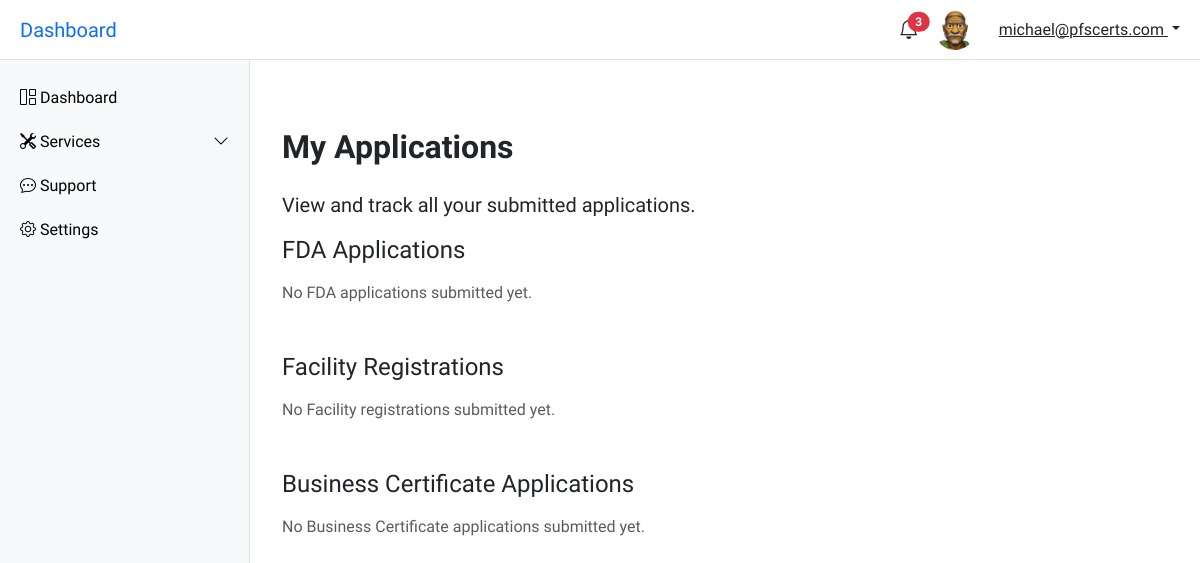
Before: /account/my_applications/ (signed in) with the older database file.
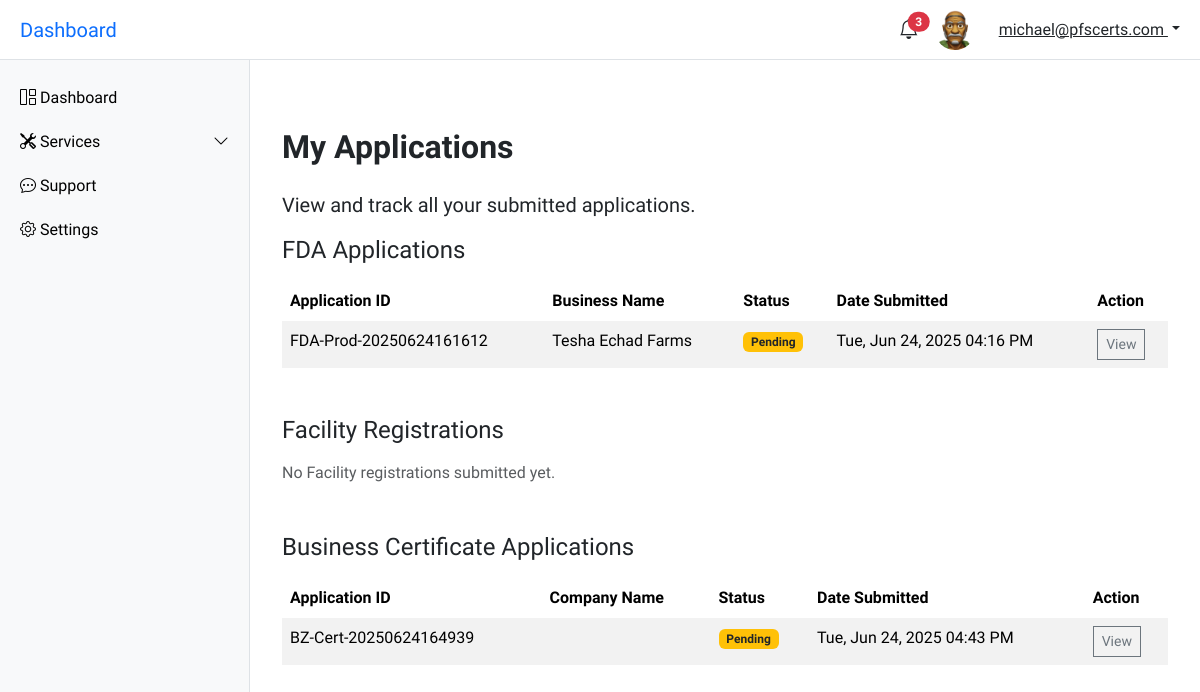
After: the same page with the newer database file.
### account/models.py (models this page shows, shortened)
class FDAApplication(models.Model):
    STATUS_CHOICES = [
        ('pending', 'Pending'),
        ('in_review', 'In Review'),
        ('completed_documentation', 'Completed Documentation'),
        ('approved', 'Approved'),
        ('rejected', 'Rejected'),
    ]
    PAYMENT_CHOICES = [
        ('paid', 'Paid'),
        ('unpaid', 'Unpaid'),
    ]
    user = models.ForeignKey(CustomUser, on_delete=models.CASCADE, related_name='fda_applications')
    custom_id = models.CharField(max_length=30, unique=True, blank=True)
    business_certificate = models.FileField(upload_to='fda/business_certificates/')
    business_name = models.CharField(max_length=255)
    location = models.CharField(max_length=255)
    products = models.TextField()
    logo = models.ImageField(upload_to='fda/logos/', null=True, blank=True)
    product_labels = models.FileField(upload_to='fda/product_labels/', null=True, blank=True)
    food_handlers_card = models.FileField(upload_to='fda/food_handler_certs/', null=True, blank=True)
    process_description = models.TextField(null=True, blank=True)
    voice_note = models.FileField(upload_to='fda/voice_notes/', null=True, blank=True)
    application_status = models.CharField(max_length=50, choices=STATUS_CHOICES, default='pending')
    submitted_at = models.DateTimeField(auto_now_add=True)
    updated_at = models.DateTimeField(auto_now=True)
    payment_status = models.CharField(max_length=10, choices=PAYMENT_CHOICES, default='unpaid')

class BusinessCertificateApplication(models.Model):
    STATUS_CHOICES = [
        ('pending', 'Pending'),
        ('in_review', 'In Review'),
        ('completed_documentation', 'Completed Documentation'),
        ('approved', 'Approved'),
        ('rejected', 'Rejected'),
    ]
    MARITAL_STATUS_CHOICES = [
        ('Single', 'Single'),
        ('Married', 'Married'),
        ('Divorced', 'Divorced'),
        ('Widowed', 'Widowed'),
    ]
    BUSINESS_TYPE_CHOICES = [
        ('sole_proprietorship', 'Sole Proprietorship'),
        ('non_governmental_organization', 'Non-Governmental Organization'),
        ('limited_liability_company', 'Limited Liability Company'),
    ]
    PAYMENT_CHOICES = [
        ('paid', 'Paid'),
        ('unpaid', 'Unpaid'),
    ]
    user = models.ForeignKey(CustomUser, on_delete=models.CASCADE, )
    full_name = models.CharField(max_length=100)
    dob = models.DateField()
    marital_status = models.CharField(max_length=100, choices=MARITAL_STATUS_CHOICES)
    place_of_birth = models.CharField(max_length=100)
    nationality = models.CharField(max_length=100)
    occupation = models.CharField(max_length=100)
    contact_number_one = models.CharField(max_length=15)
    contact_number_two = models.CharField(max_length=15, blank=True, null=True)
    email = models.EmailField(max_length=100)
    custom_id = models.CharField(max_length=30, unique=True, blank=True)
    business_name = models.CharField(max_length=100)
    nature_of_business = models.CharField(max_length=100)
    type_of_business = models.CharField(max_length=100, choices=BUSINESS_TYPE_CHOICES)
    postal_address = models.TextField()
    company_email = models.EmailField(max_length=100)
    company_building_number = models.CharField(max_length=10)
    company_landmark = models.CharField(max_length=255)
    area = models.CharField(max_length=100)
    district = models.CharField(max_length=100)
    company_gps_address = models.CharField(max_length=100)
    ghana_card_number = models.CharField(max_length=100)
    ghana_card_front = models.ImageField(upload_to='business_cert/gc/')
    ghana_card_back = models.ImageField(upload_to='business_cert/gc/')
    tin_number = models.CharField(max_length=100)
    application_status = models.CharField(max_length=50, choices=STATUS_CHOICES, default='pending')
    payment_status = models.CharField(max_length=10, choices=PAYMENT_CHOICES, default='unpaid')
    submitted_at = models.DateTimeField(auto_now_add=True)
    updated_at = models.DateTimeField(auto_now=True)

### account/views.py (the view)
# urls.py: path('my_applications/', user_applications, name='user-applications'),
@login_required
def user_applications(request):
    fda_applications = FDAApplication.objects.filter(user=request.user)
    business_cert_applications = BusinessCertificateApplication.objects.filter(user=request.user)
    context = {
        'fda_applications': fda_applications,
        'business_cert_applications': business_cert_applications,
    }
    return render(request, 'account/all-user-applications.html', context)

### account/templates/account/all-user-applications.html (shortened to what the changed rows need)
{% extends "account/base.html" %}
{% block content %}
<main class="main-content" id="mainContent">
    <div class="container mt-5">
        <h2 class="fw-bold mb-4 mt-2">My Applications</h2>
    <div class="mb-5">
        <h4 class="mb-3">FDA Applications</h4>
        {% if fda_applications %}
        <table class="table table-striped table-borderless">
            <thead>
            <tr>
                <th>Application ID</th>
                <th>Business Name</th>
                <th>Status</th>
                <th>Date Submitted</th>
                <th>Action</th>
            </tr>
            </thead>
            <tbody>
            {% for app in fda_applications %}
            <tr>
                <td>{{ app.custom_id }}</td>
                <td>{{ app.business_name }}</td>
                <td>
                    {% if app.application_status == 'pending' %}
                        <span class="badge bg-warning text-dark">Pending</span>
                    {% elif app.application_status == 'in_review' %}
                        <span class="badge bg-primary">In Review</span>
                    {% elif app.application_status == 'completed' %}
                        <span class="badge bg-success">Completed</span>
                    {% else %}
                        <span class="badge bg-secondary">Unknown</span>
                    {% endif %}
                </td>
                <td>{{ app.submitted_at|date:"D, M d, Y h:i A" }}</td>
                <td><a href="#" class="btn btn-sm btn-outline-secondary">View</a></td>
            </tr>
            {% endfor %}
            </tbody>
        </table>
        {% else %}
        <p class="text-muted">No FDA applications submitted yet.</p>
        {% endif %}
    </div>
    <div class="mb-5">
        <h4 class="mb-3">Business Certificate Applications</h4>
        {% if business_cert_applications %}
        <table class="table table-striped table-borderless">
            <thead>
            <tr>
                <th>Application ID</th>
                <th>Company Name</th>
                <th>Status</th>
                <th>Date Submitted</th>
                <th>Action</th>
            </tr>
            </thead>
            <tbody>
            {% for app in business_cert_applications %}
            <tr>
                <td>{{ app.custom_id }}</td>
                <td>{{ app.company_name }}</td>
                <td>
                    {% if app.application_status == 'pending' %}
                        <span class="badge bg-warning text-dark">Pending</span>
                    {% elif app.application_status == 'in_review' %}
                        <span class="badge bg-primary">In Review</span>
                    {% elif app.application_status == 'completed' %}
                        <span class="badge bg-success">Completed</span>
                    {% else %}
                        <span class="badge bg-secondary">Unknown</span>
                    {% endif %}
                </td>
                <td>{{ app.submitted_at|date:"D, M d, Y h:i A" }}</td>
                <td><a href="#" class="btn btn-sm btn-outline-secondary">View</a></td>
            </tr>
            {% endfor %}
            </tbody>
        </table>
        {% else %}
        <p class="text-muted">No Business Certificate applications submitted yet.</p>
        {% endif %}
    </div>
    </div>
</main>
{% endblock %}

Changed rows visible on the page:
added FDAApplication: custom_id "FDA-Prod-20250624161612", business_name "Tesha Echad Farms", application_status "Pending", submitted_at "Tue, Jun 24, 2025 04:16 PM"
added BusinessCertificateApplication: custom_id "BZ-Cert-20250624164939", application_status "Pending", submitted_at "Tue, Jun 24, 2025 04:43 PM"
Other visible differences:
text no longer shown: "No FDA applications submitted yet. No Business Certificate applications submitted yet."
text now shown: "Application ID Business Name Status Date Submitted Action Application ID Company Name Status Date Submitted Action"
